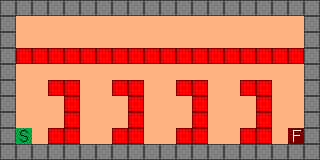

A level layout from a 2D game, rendered from its tile map. Below: a short description, then the map file with its tile-grid data intact:
An orthogonal 20x10 tile map with 16x16 px tiles, 3 tile layers (Background, Blocks, Interactables).

<map version="1.10" tiledversion="1.11.0" orientation="orthogonal" renderorder="right-down" width="20" height="10" tilewidth="16" tileheight="16" infinite="0" nextlayerid="4" nextobjectid="1">
 <editorsettings>
  <export target="level3.json" format="json" />
 </editorsettings>
 <tileset firstgid="1" name="blockTiles" tilewidth="16" tileheight="16" tilecount="27" columns="9">
  <image source="../images/tiles.png" width="144" height="48" />
  <tile id="9">
   <properties>
    <property name="collides" type="bool" value="true" />
   </properties>
  </tile>
  <tile id="10">
   <properties>
    <property name="collides" type="bool" value="true" />
   </properties>
  </tile>
  <tile id="11">
   <properties>
    <property name="collides" type="bool" value="true" />
   </properties>
  </tile>
  <tile id="12">
   <properties>
    <property name="collides" type="bool" value="true" />
   </properties>
  </tile>
  <tile id="13">
   <properties>
    <property name="collides" type="bool" value="true" />
   </properties>
  </tile>
  <tile id="14">
   <properties>
    <property name="collides" type="bool" value="true" />
   </properties>
  </tile>
  <tile id="15">
   <properties>
    <property name="collides" type="bool" value="true" />
   </properties>
  </tile>
  <tile id="16">
   <properties>
    <property name="collides" type="bool" value="true" />
   </properties>
  </tile>
  <tile id="17">
   <properties>
    <property name="collides" type="bool" value="true" />
   </properties>
  </tile>
  <tile id="18">
   <properties>
    <property name="collides" type="bool" value="true" />
   </properties>
  </tile>
 </tileset>
 <layer id="1" name="Background" width="20" height="10">
  <data encoding="csv">
2,2,2,2,2,2,2,2,2,2,2,2,2,2,2,2,2,2,2,2,
2,2,2,2,2,2,2,2,2,2,2,2,2,2,2,2,2,2,2,2,
2,2,2,2,2,2,2,2,2,2,2,2,2,2,2,2,2,2,2,2,
2,2,2,2,2,2,2,2,2,2,2,2,2,2,2,2,2,2,2,2,
2,2,2,2,2,2,2,2,2,2,2,2,2,2,2,2,2,2,2,2,
2,2,2,2,2,2,2,2,2,2,2,2,2,2,2,2,2,2,2,2,
2,2,2,2,2,2,2,2,2,2,2,2,2,2,2,2,2,2,2,2,
2,2,2,2,2,2,2,2,2,2,2,2,2,2,2,2,2,2,2,2,
2,2,2,2,2,2,2,2,2,2,2,2,2,2,2,2,2,2,2,2,
2,2,2,2,2,2,2,2,2,2,2,2,2,2,2,2,2,2,2,2
</data>
 </layer>
 <layer id="2" name="Blocks" width="20" height="10">
  <data encoding="csv">
18,18,18,18,18,18,18,18,18,18,18,18,18,18,18,18,18,18,18,18,
18,0,0,0,0,0,0,0,0,0,0,0,0,0,0,0,0,0,0,18,
18,0,0,0,0,0,0,0,0,0,0,0,0,0,0,0,0,0,0,18,
18,10,10,10,10,10,10,10,10,10,10,10,10,10,10,10,10,10,10,18,
18,0,0,0,0,0,0,0,0,0,0,0,0,0,0,0,0,0,0,18,
18,0,0,10,10,0,0,10,10,0,0,10,10,0,0,10,10,0,0,18,
18,0,0,0,10,0,0,0,10,0,0,0,10,0,0,0,10,0,0,18,
18,0,0,0,10,0,0,0,10,0,0,0,10,0,0,0,10,0,0,18,
18,0,0,10,10,0,0,10,10,0,0,10,10,0,0,10,10,0,0,18,
18,18,18,18,18,18,18,18,18,18,18,18,18,18,18,18,18,18,18,18
</data>
 </layer>
 <layer id="3" name="Interactables" width="20" height="10">
  <data encoding="csv">
0,0,0,0,0,0,0,0,0,0,0,0,0,0,0,0,0,0,0,0,
0,0,0,0,0,0,0,0,0,0,0,0,0,0,0,0,0,0,0,0,
0,0,0,0,0,0,0,0,0,0,0,0,0,0,0,0,0,0,0,0,
0,0,0,0,0,0,0,0,0,0,0,0,0,0,0,0,0,0,0,0,
0,0,0,0,0,0,0,0,0,0,0,0,0,0,0,0,0,0,0,0,
0,0,0,0,0,0,0,0,0,0,0,0,0,0,0,0,0,0,0,0,
0,0,0,0,0,0,0,0,0,0,0,0,0,0,0,0,0,0,0,0,
0,0,0,0,0,0,0,0,0,0,0,0,0,0,0,0,0,0,0,0,
0,20,0,0,0,0,0,0,0,0,0,0,0,0,0,0,0,0,21,0,
0,0,0,0,0,0,0,0,0,0,0,0,0,0,0,0,0,0,0,0
</data>
 </layer>
</map>